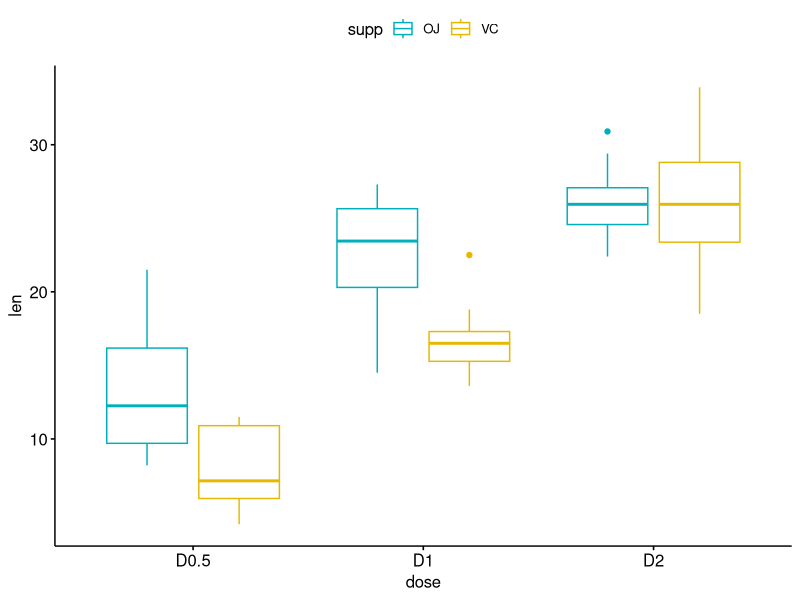
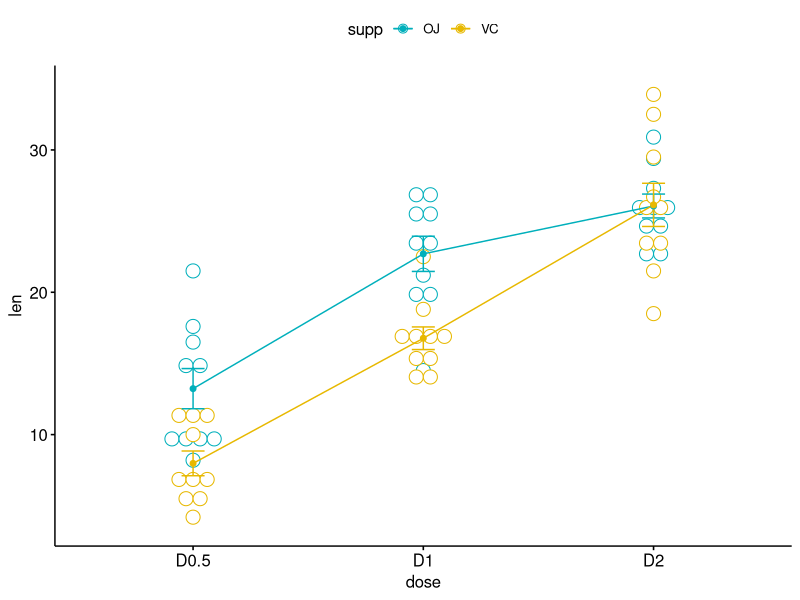
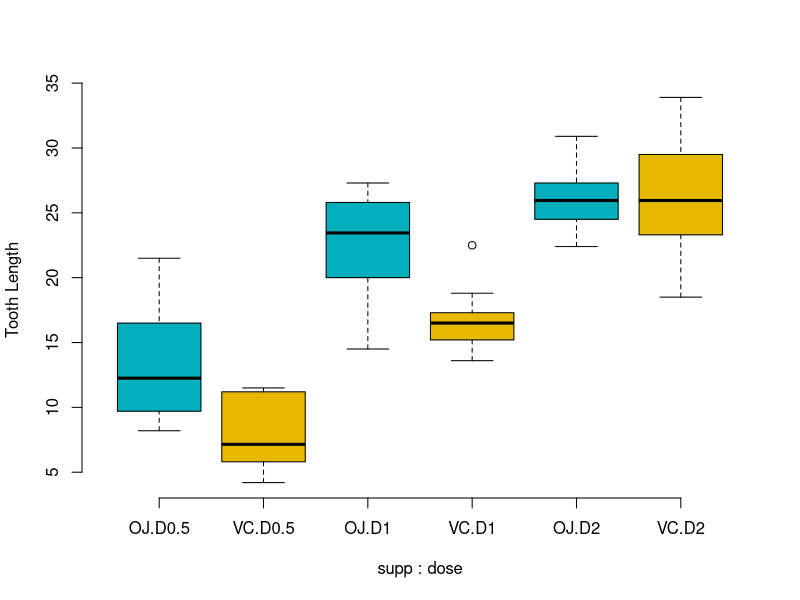
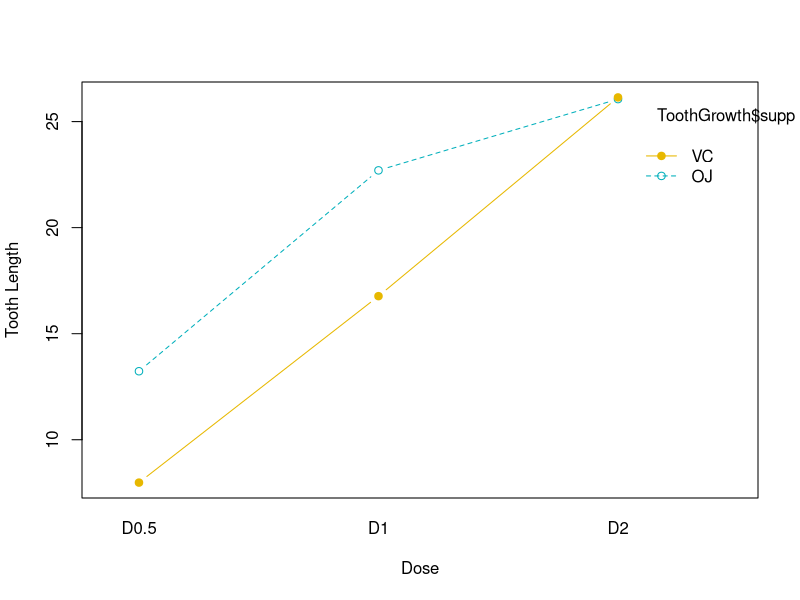
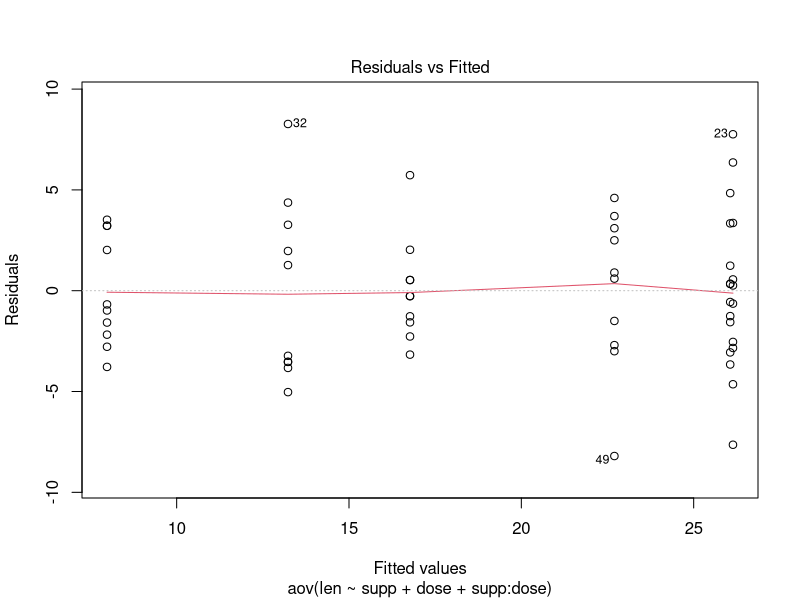
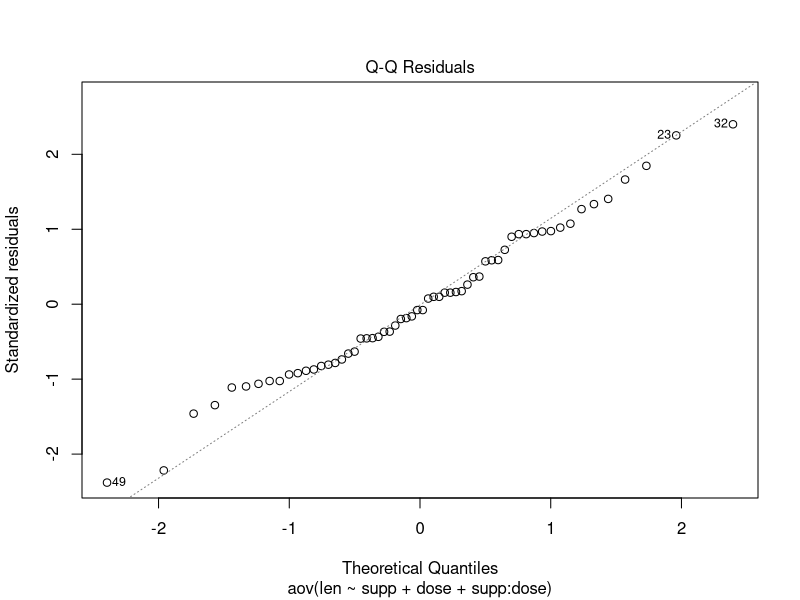

Generate these figures, in order, with R:
#two way ANOVA test
#---------------------------------------------------------------------------------
#The grouping variables are also known as factors. The different categories (groups) of a factor are called levels. The number of levels can vary between factors. The level combinations of factors are called cell.
#When the sample sizes within cells are equal, we have the so-called balanced design. In this case the standard two-way ANOVA test can be applied.
#When the sample sizes within each level of the independent variables are not the same (case of unbalanced designs), the ANOVA test should be handled differently.
#-----------------------------------------------------------
#Compute two-way ANOVA test in R: balanced designs
data(ToothGrowth)
ToothGrowth
install.packages("dplyr")
# Show a random sample
set.seed(1234)
dplyr::sample_n(ToothGrowth, 10)
# Check the structure
str(ToothGrowth)
# Convert dose as a factor and recode the levels
# as "D0.5", "D1", "D2"
ToothGrowth$dose <- factor(ToothGrowth$dose, 
                       levels = c(0.5, 1, 2),
                       labels = c("D0.5", "D1", "D2"))#We want to know if tooth length depends on supp and dose.
#Generate frequency tables:
table(ToothGrowth$supp, ToothGrowth$dose)
#---------------------------------------
#Visualize your data
#--------------
install.packages("ggpubr")
# Box plot with multiple groups
# Plot tooth length ("len") by groups ("dose")
# Color box plot by a second group: "supp"
library("ggpubr")
ggboxplot(ToothGrowth, x = "dose", y = "len", color = "supp",
          palette = c("#00AFBB", "#E7B800"))
# Line plots with multiple groups
# Plot tooth length ("len") by groups ("dose")
# Color box plot by a second group: "supp"
# Add error bars: mean_se
# (other values include: mean_sd, mean_ci, median_iqr, ....)
library("ggpubr")
ggline(ToothGrowth, x = "dose", y = "len", color = "supp",
       add = c("mean_se", "dotplot"),
       palette = c("#00AFBB", "#E7B800"))
# Box plot with two factor variables
boxplot(len ~ supp * dose, data=ToothGrowth, frame = FALSE, 
        col = c("#00AFBB", "#E7B800"), ylab="Tooth Length")
# Two-way interaction plot
interaction.plot(x.factor = ToothGrowth$dose, trace.factor = ToothGrowth$supp, 
                 response = ToothGrowth$len, fun = mean, #x.factor: the factor to be plotted on x axis.
                 type = "b", legend = TRUE,               #trace.factor: the factor to be plotted as lines
                 xlab = "Dose", ylab="Tooth Length",      #response: a numeric variable giving the response
                 pch=c(1,19), col = c("#00AFBB", "#E7B800"))  #type: the type of plot. Allowed values include p (for point only), l (for line only) and b (for both point and line).
#----------------------------------------------------------------------------------------
#Compute two-way ANOVA test
#The R function aov() can be used to answer this question. The function summary.aov() is used to summarize the analysis of variance model
res.aov2 <- aov(len ~ supp + dose, data = ToothGrowth)
summary(res.aov2)
#we can conclude that both supp and dose are statistically significant.
#dose is the most significant factor variable
#These results would lead us to believe that changing delivery methods (supp) or the dose of vitamin C, will impact significantly the mean tooth length.
#---------------
# Two-way ANOVA with interaction effect
# These two calls are equivalent
res.aov3 <- aov(len ~ supp * dose, data = ToothGrowth)
res.aov3 <- aov(len ~ supp + dose + supp:dose, data = ToothGrowth)
summary(res.aov3)
#It can be seen that the two main effects (supp and dose) are statistically significant, as well as their interaction.
#Note that, in the situation where the interaction is not significant you should use the additive model.
#-------------
#Interpret the results
#the p-value of supp is 0.000429 (significant), which indicates that the levels of supp are associated with significant different tooth length.
#the p-value of dose is < 2e-16 (significant), which indicates that the levels of dose are associated with significant different tooth length.
#the p-value for the interaction between supp*dose is 0.02 (significant), which indicates that the relationships between dose and tooth length depends on the supp method.
#------------------------------
#Compute some summary statistics
require("dplyr")
group_by(ToothGrowth, supp, dose) %>%
  summarise(
    count = n(),
    mean = mean(len, na.rm = TRUE),
    sd = sd(len, na.rm = TRUE)
  )
model.tables(res.aov3, type="means", se = TRUE)   #or
#----------------------------------------------------------------------------------
#Multiple pairwise-comparison between the means of groups
#=================================================
#In ANOVA test, a significant p-value indicates that some of the group means are different, but we don't know which pairs of groups are different.
#It's possible to perform multiple pairwise-comparison, to determine if the mean difference between specific pairs of group are statistically significant.
#----------------------------------------------
#Tukey multiple pairwise-comparisons
#We don't need to perform the test for the "supp" variable because it has only two levels, which have been already proven to be significantly different by ANOVA test. Therefore, the Tukey HSD test will be done only for the factor variable "dose"
TukeyHSD(res.aov3, which = "dose")
#It can be seen from the output, that all pairwise comparisons are significant with an adjusted p-value < 0.05
#----------------------------------
#Multiple comparisons using multcomp package
install.packages("multcomp")
library(multcomp)
summary(glht(res.aov2, linfct = mcp(dose = "Tukey")))
#glht(model, lincft)
#model: a fitted model, for example an object returned by aov().
#lincft(): a specification of the linear hypotheses to be tested. Multiple comparisons in ANOVA models are specified by objects returned from the function mcp().
#------------------------------------
#Pairwise t-test
#The function pairwise.t.test() can be also used to calculate pairwise comparisons between group levels with corrections for multiple testing.
pairwise.t.test(ToothGrowth$len, ToothGrowth$dose,
                p.adjust.method = "BH")
#=======================================================
#Check ANOVA assumptions: test validity?
#ANOVA assumes that the data are normally distributed and the variance across groups are homogeneous. We can check that with some diagnostic plots.
#------------------------
#Check the homogeneity of variance assumption
#The residuals versus fits plot is used to check the homogeneity of variances.
#In the plot below, there is no evident relationships between residuals and fitted values (the mean of each groups), which is good. So, we can assume the homogeneity of variances.
# 1. Homogeneity of variances
plot(res.aov3, 1)
#Points 32 and 23 are detected as outliers, which can severely affect normality and homogeneity of variance. It can be useful to remove outliers to meet the test assumptions.
#Use the Levene's test to check the homogeneity of variances
library(car)
leveneTest(len ~ supp*dose, data = ToothGrowth)
#From the output above we can see that the p-value is not less than the significance level of 0.05.
#Therefore, we can assume the homogeneity of variances in the different treatment groups.
#-------------------------
#Check the normality assumpttion
#Normality plot of the residuals. In the plot below, the quantiles of the residuals are plotted against the quantiles of the normal distribution.
# 2. Normality
plot(res.aov3, 2)
#As all the points fall approximately along this reference line, we can assume normality.
#The conclusion above, is supported by the Shapiro-Wilk test on the ANOVA residuals (W = 0.98, p = 0.5) which finds no indication that normality is violated.
# Extract the residuals
aov_residuals <- residuals(object = res.aov3)
# Run Shapiro-Wilk test
shapiro.test(x = aov_residuals )
#=========================================================================================
#Compute two-way ANOVA test in R for unbalanced designs
#An unbalanced design has unequal numbers of subjects in each group.
#There are three fundamentally different ways to run an ANOVA in an unbalanced design. They are known as Type-I, Type-II and Type-III sums of squares.
#To keep things simple, note that The recommended method are the Type-III sums of squares.
#The three methods give the same result when the design is balanced. However, when the design is unbalanced, they don't give the same results.
install.packages("car")
library(car)
my_anova <- aov(len ~ supp * dose, data = ToothGrowth)
Anova(my_anova, type = "III")
